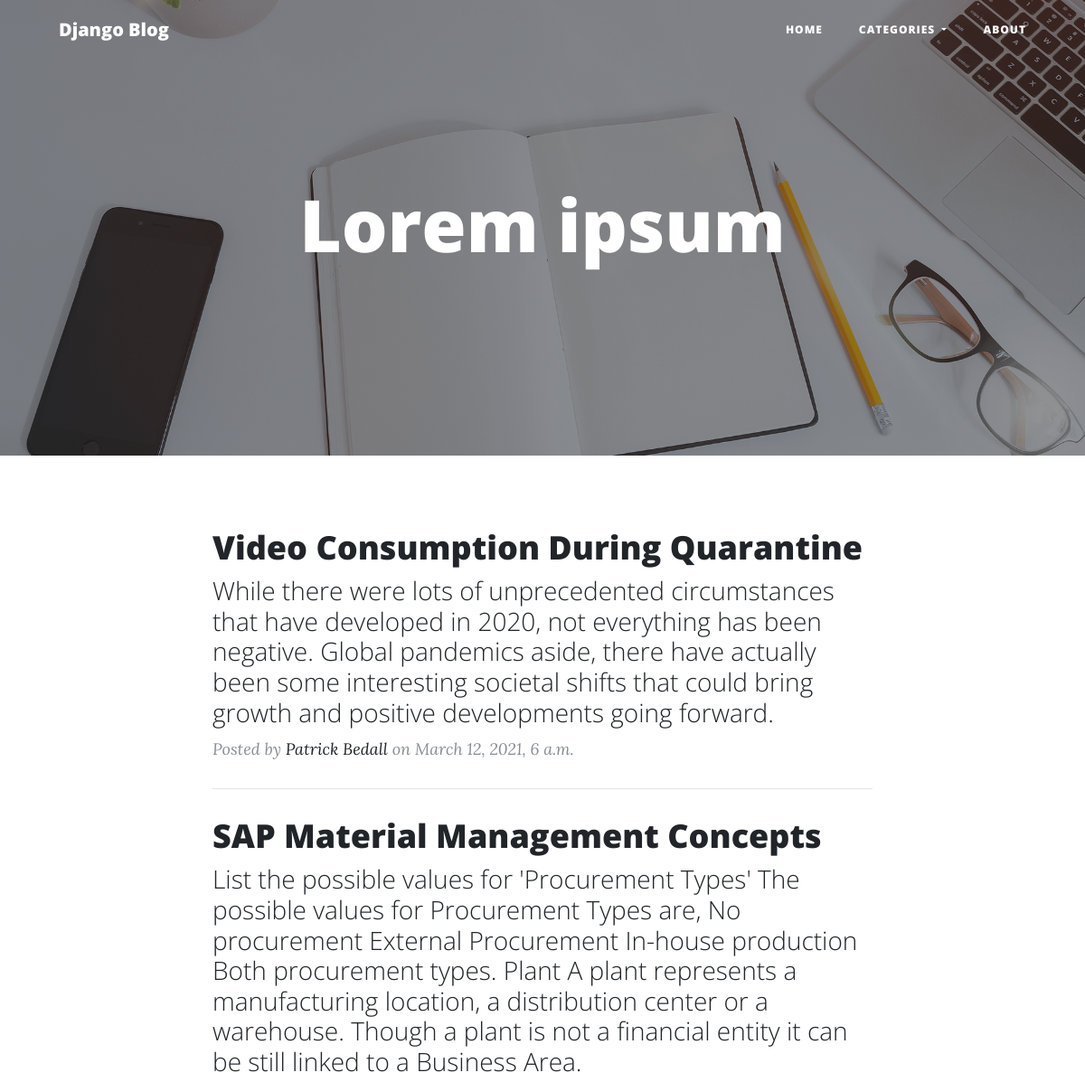
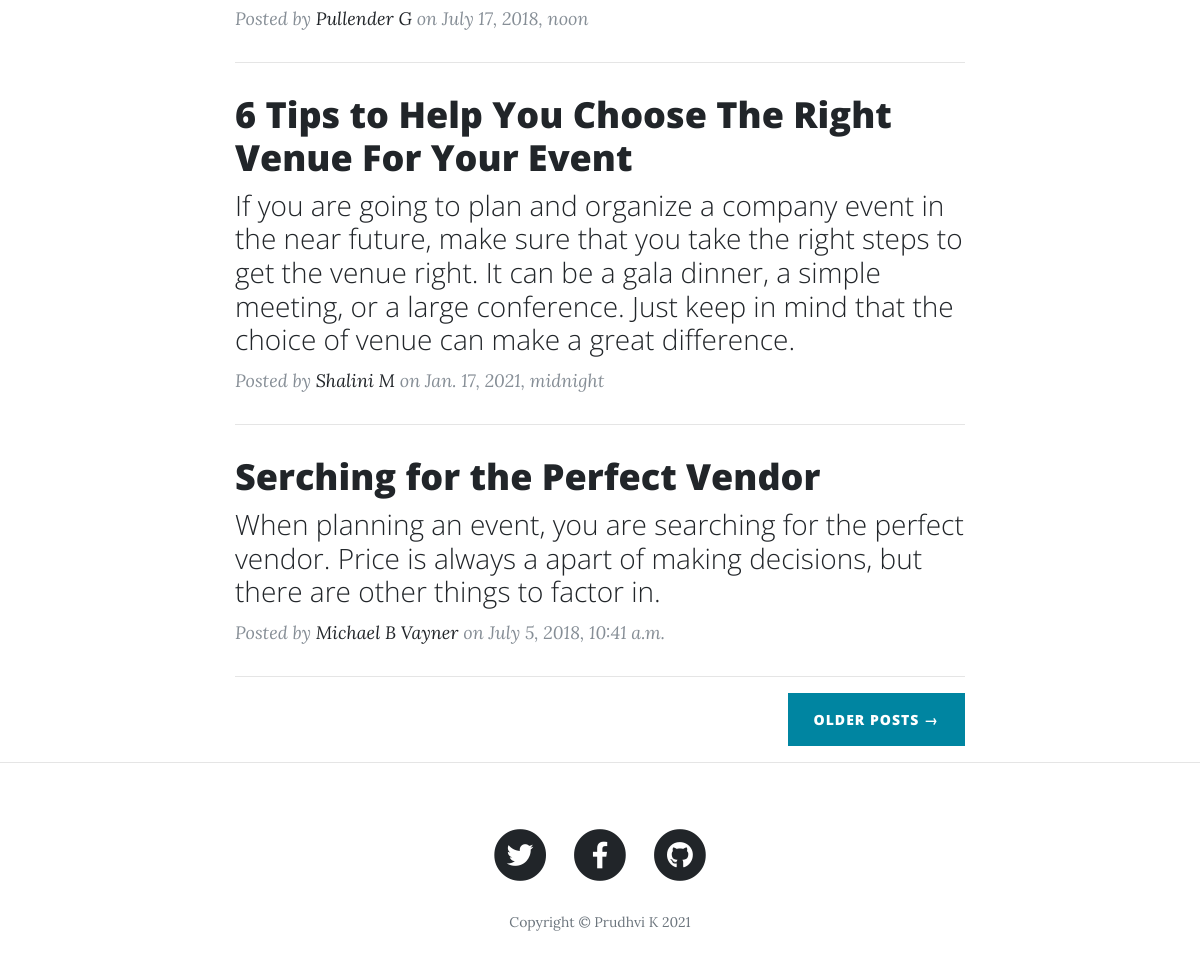
Page /category/1 on the committed database (2 pictures, top to bottom).
### blog/models.py (models this page shows)
class Post(models.Model):
    category = models.ForeignKey(Categorie, verbose_name="category",on_delete=models.CASCADE)
    title = models.CharField(max_length=255)
    sub_title = models.TextField()
    body    = models.TextField()
    author    = models.CharField(max_length=255)
    post_date    = models.DateTimeField()

### blog/views.py (the view)
# urls.py: path('category/<int:id>',views.categories,name='category'),
def categories(request,id):
    post_list = Post.objects.filter(category_id=id)
    page = request.GET.get('page', 1)
    paginator = Paginator(post_list, 4)
    try:
        posts = paginator.page(page)
    except PageNotAnInteger:
        posts = paginator.page(1)
    except EmptyPage:
        posts = paginator.page(paginator.num_pages)
    return render(request,'blog/categories.html',{ 'posts': posts })

### blog/templates/blog/categories.html (shortened to what this page needs)
{%extends 'base.html' %}
{%block content %}
<div class="container">
    <div class="row">
      <div class="col-lg-8 col-md-10 mx-auto">
        {%for post in posts%}
        <div class="post-preview">
          <a href="/{{post.id}}">
            <h2 class="post-title">
              {{post.title}}
            </h2>
            <h3 class="post-subtitle">
              {{post.sub_title}}
            </h3>
          </a>
          <p class="post-meta">Posted by
            <a href="#">{{post.author}}</a>
            on {{post.post_date}}</p>
        </div>
        <hr>
        {%endfor%}
        <div class="clearfix">
          {% if posts.has_next %}
          <a class="btn btn-primary float-right" href="?page={{ posts.next_page_number }}">Older Posts &rarr;</a>
          {%endif%}
        </div>
      </div>
    </div>
  </div>
  <hr>
{%endblock%}

### rows in the picture
Post: title "Video Consumption During Quarantine", sub_title "While there were lots of unprecedented circumstances that have developed in 2020, not everything has been negative. Global pandemics aside, there have actually been some interesting societal shifts that could bring growth and positive developments going forward.", author "Patrick Bedall", post_date "March 12, 2021, 6 a.m."
Post: title "SAP Material Management Concepts", sub_title "List the possible values for 'Procurement Types' The possible values for Procurement Types are, No procurement External Procurement In-house production Both procurement types. Plant A plant represents a manufacturing location, a distribution center or a warehouse. Though a plant is not a financial entity it can be still linked to a Business Area.", author "Pullender G", post_date "July 17, 2018, noon"
Post: title "6 Tips to Help You Choose The Right Venue For Your Event", sub_title "If you are going to plan and organize a company event in the near future, make sure that you take the right steps to get the venue right. It can be a gala dinner, a simple meeting, or a large conference. Just keep in mind that the choice of venue can make a great difference.", author "Shalini M", post_date "Jan. 17, 2021, midnight"
Post: title "Serching for the Perfect Vendor", sub_title "When planning an event, you are searching for the perfect vendor. Price is always a apart of making decisions, but there are other things to factor in.", author "Michael B Vayner", post_date "July 5, 2018, 10:41 a.m."
